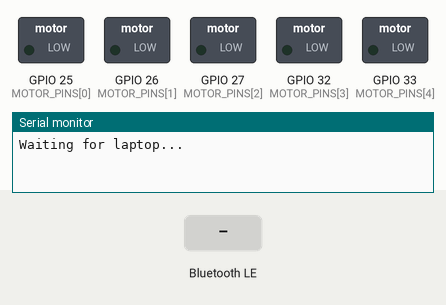
Recording of a sketch running on a simulated ESP32. Parts: switched loads named in the sketch (green lamp = pin HIGH), the last lines printed to the serial monitor. The test bench sets the inputs (shaded band). Nothing arrives over Bluetooth unless stated; a phone connects over Bluetooth LE 3 s after start.

Above: at 1.2 s.
1.3 s: Bluetooth LE write "1" received
At 2.4 s:
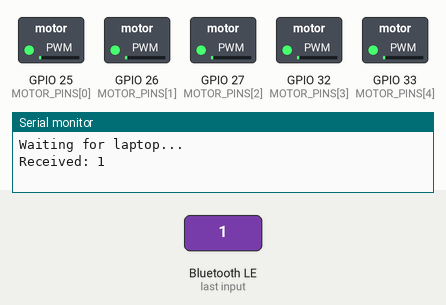
2.8 s: Bluetooth LE write "90" received
At 3.7 s:
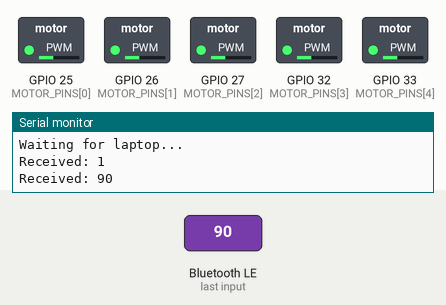
4.3 s: Bluetooth LE write "200" received
At 5.0 s:
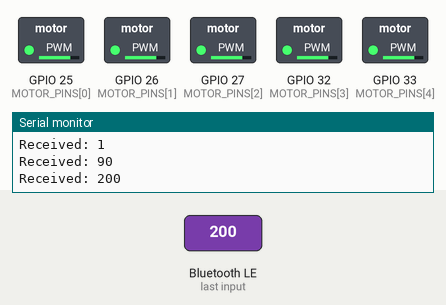
Timing chart, 0 to 7.3 s (numbered marks = the images above; inputs shaded):
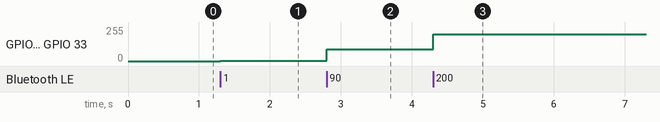

Measured:
- after the input at 1.3 s, GPIO 25 (MOTOR_PINS[0]), GPIO 26 (MOTOR_PINS[1]), GPIO 27 (MOTOR_PINS[2]), GPIO 32 (MOTOR_PINS[3]), GPIO 33 (MOTOR_PINS[4]): 0/255 → 1/255 at once
- after the input at 2.8 s, GPIO 25 (MOTOR_PINS[0]), GPIO 26 (MOTOR_PINS[1]), GPIO 27 (MOTOR_PINS[2]), GPIO 32 (MOTOR_PINS[3]), GPIO 33 (MOTOR_PINS[4]): 1/255 → 90/255 at once
- after the input at 4.3 s, GPIO 25 (MOTOR_PINS[0]), GPIO 26 (MOTOR_PINS[1]), GPIO 27 (MOTOR_PINS[2]), GPIO 32 (MOTOR_PINS[3]), GPIO 33 (MOTOR_PINS[4]): 90/255 → 199/255 at once

The sketch:

ESP32_HackHarvard.ino
```cpp
#include <NimBLEDevice.h>

#define SERVICE_UUID "12345678-1234-1234-1234-123456789000"
#define COMMAND_UUID "12345678-1234-1234-1234-123456789001"

// Vibration motors, thumb..pinky. Same wiring as firmware/glove/src/config.h.
#if CONFIG_IDF_TARGET_ESP32S3
const uint8_t MOTOR_PINS[5] = {4, 5, 6, 7, 15};
#elif CONFIG_IDF_TARGET_ESP32C3
const uint8_t MOTOR_PINS[5] = {3, 4, 5, 6, 7};
#else  // classic ESP32 DevKit
const uint8_t MOTOR_PINS[5] = {25, 26, 27, 32, 33};
#endif
const uint32_t PWM_FREQ_HZ = 20000;  // above hearing
const uint8_t PWM_BITS = 8;          // duty 0-255

void setupMotors() {
  for (uint8_t i = 0; i < 5; i++) {
#if ESP_ARDUINO_VERSION_MAJOR >= 3
    ledcAttach(MOTOR_PINS[i], PWM_FREQ_HZ, PWM_BITS);
#else
    ledcSetup(i, PWM_FREQ_HZ, PWM_BITS);
    ledcAttachPin(MOTOR_PINS[i], i);
#endif
  }
}

void setMotor(uint8_t i, uint8_t duty) {
#if ESP_ARDUINO_VERSION_MAJOR >= 3
  ledcWrite(MOTOR_PINS[i], duty);
#else
  ledcWrite(i, duty);
#endif
}

void stopMotors() {
  for (uint8_t i = 0; i < 5; i++) setMotor(i, 0);
}

// Vibration command from the hub (--glove espcmd): "d0 d1 d2 d3 d4" sets each finger's duty 0-255,
// thumb..pinky. A single number sets all five, so "0" stops. Anything else is ignored.
void handleVibration(const char* command) {
  int duty[5];
  int n = sscanf(command, "%d %d %d %d %d", &duty[0], &duty[1], &duty[2], &duty[3], &duty[4]);
  if (n != 1 && n != 5) return;
  for (uint8_t i = 0; i < 5; i++) setMotor(i, constrain(duty[n == 1 ? 0 : i], 0, 255));
}

class CommandReceiver : public NimBLECharacteristicCallbacks {
  void onWrite(NimBLECharacteristic* characteristic,
               NimBLEConnInfo& info) override {
    auto command = characteristic->getValue();

    Serial.print("Received: ");
    Serial.println(command.c_str());

    // Handle your command here.
    // Keep this callback short.
    handleVibration(command.c_str());
  }
};

class ServerEvents : public NimBLEServerCallbacks {
  void onConnect(NimBLEServer* server, NimBLEConnInfo& info) override {
    // 7.5-15 ms interval: every command is a write with response, so this sets the vibration latency.
    server->updateConnParams(info.getConnHandle(), 6, 12, 0, 200);
  }
  void onDisconnect(NimBLEServer* server, NimBLEConnInfo& info, int reason) override {
    stopMotors();  // never leave a motor buzzing when the laptop goes away
  }
};

CommandReceiver receiver;
ServerEvents serverEvents;

void setup() {
  Serial.begin(115200);
  setupMotors();
  stopMotors();

  NimBLEDevice::init("ESPcmd");

  auto* server = NimBLEDevice::createServer();
  server->setCallbacks(&serverEvents, false);
  server->advertiseOnDisconnect(true);

  auto* service = server->createService(SERVICE_UUID);

  auto* command = service->createCharacteristic(
    COMMAND_UUID,
    NIMBLE_PROPERTY::WRITE,
    20 // Maximum command length in bytes
  );

  command->setCallbacks(&receiver);
  service->start();

  auto* advertising = NimBLEDevice::getAdvertising();
  advertising->setName("ESPcmd");
  advertising->addServiceUUID(SERVICE_UUID);
  advertising->start();

  Serial.println("Waiting for laptop...");
}

void loop() {
  delay(10); // Your other application code can run here.
}
```
